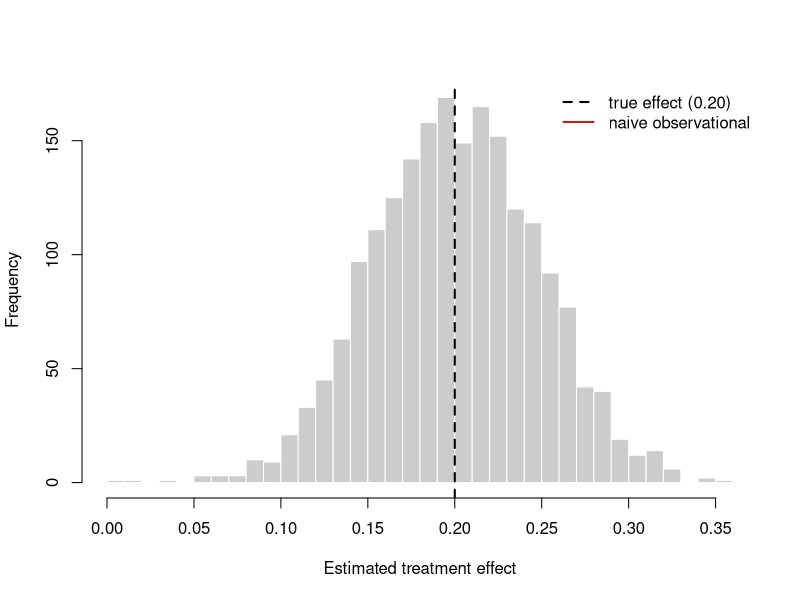
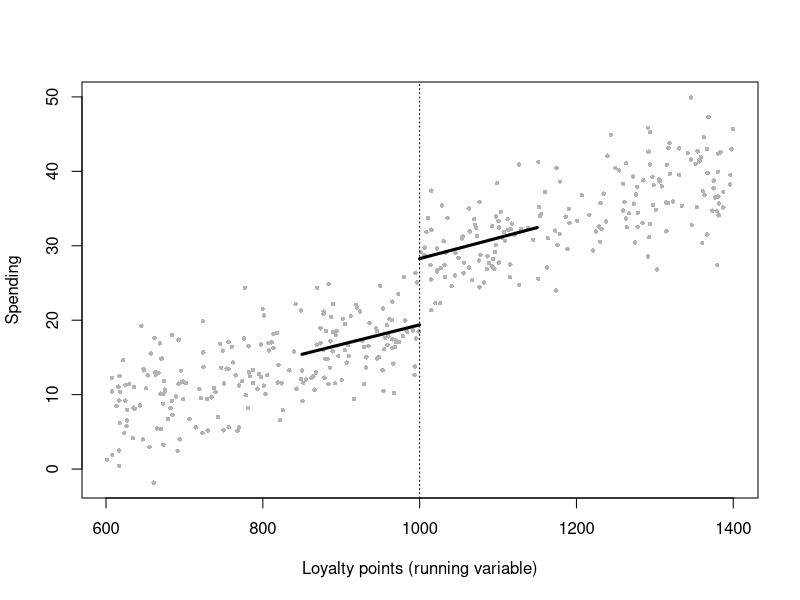

Generate these figures, in order, with R: (Note: this script raises an error after producing the figures.)
## ---- chunk 1
#| echo: true
#| message: false
#| warning: false
#| label: fig-ab-power
#| fig-cap: "Sampling distribution of the difference-in-means estimator across 2,000 randomized experiments, each with 1,000 users per arm and a true lift of 0.20. The estimator is centered on the truth (dashed line); the naive observational estimator from the same data-generating process is biased upward."
set.seed(47)

# Data-generating process: a latent 'propensity' drives BOTH self-selection
# into treatment (observationally) AND the baseline outcome -> confounding.
make_population <- function(n, true_tau = 0.20) {
  propensity <- rnorm(n)                       # latent buying inclination
  Y0 <- 0.50 + 0.40 * propensity + rnorm(n)    # untreated potential outcome
  Y1 <- Y0 + true_tau                          # constant treatment effect
  data.frame(propensity, Y0, Y1)
}

# (1) OBSERVATIONAL: high-propensity users self-select into treatment.
n <- 4000
pop <- make_population(n)
D_obs <- as.integer(pop$propensity + rnorm(n) > 0)   # selection on propensity
Y_obs <- ifelse(D_obs == 1, pop$Y1, pop$Y0)
naive <- mean(Y_obs[D_obs == 1]) - mean(Y_obs[D_obs == 0])

# (2) RANDOMIZED: assignment independent of potential outcomes.
rct_estimate <- function(n_per_arm = 1000, true_tau = 0.20) {
  p <- make_population(2 * n_per_arm, true_tau)
  D <- rep(0:1, each = n_per_arm)
  D <- sample(D)                               # random assignment
  Y <- ifelse(D == 1, p$Y1, p$Y0)
  mean(Y[D == 1]) - mean(Y[D == 0])
}
rct_draws <- replicate(2000, rct_estimate())

cat(sprintf("True effect (ATE):              %.3f\n", 0.20))
cat(sprintf("Naive observational estimate:   %.3f  (biased)\n", naive))
cat(sprintf("Mean of randomized estimates:   %.3f  (unbiased)\n", mean(rct_draws)))

hist(rct_draws, breaks = 40, col = "grey80", border = "white",
     main = "", xlab = "Estimated treatment effect")
abline(v = 0.20, lwd = 2, lty = 2)
abline(v = naive, lwd = 2, col = "firebrick")
legend("topright", bty = "n",
       legend = c("true effect (0.20)", "naive observational"),
       lwd = 2, lty = c(2, 1), col = c("black", "firebrick"))
## ---- chunk 2
#| echo: true
#| message: false
#| warning: false
set.seed(47)

# Panel: 60 markets x 12 months. Treatment (a price cut) hits half the markets
# in month 7. The control group is constructed to satisfy parallel trends.
n_markets <- 60; n_months <- 12; treat_month <- 7; true_att <- 1.5
markets <- 1:n_markets
treated <- markets %in% sample(markets, n_markets / 2)

panel <- expand.grid(market = markets, month = 1:n_months)
panel$treated <- treated[panel$market]
market_fe <- rnorm(n_markets, 10, 2)[panel$market]   # level differences (ok)
time_fe   <- 0.20 * panel$month                       # common trend (ok)
post      <- panel$month >= treat_month
panel$D   <- as.integer(panel$treated & post)
panel$sales <- market_fe + time_fe + true_att * panel$D +
               rnorm(nrow(panel), 0, 0.8)

# DiD via two-way fixed effects (unit + time dummies).
fit <- lm(sales ~ factor(market) + factor(month) + D, data = panel)
att_hat <- coef(fit)["D"]
ci <- confint(fit)["D", ]
cat(sprintf("True ATT:        %.3f\n", true_att))
cat(sprintf("DiD estimate:    %.3f  [%.3f, %.3f]\n", att_hat, ci[1], ci[2]))
## ---- chunk 3
#| echo: true
#| message: false
#| warning: false
set.seed(47)

# Demand estimation with price endogeneity. A demand shock 'xi' raises BOTH
# quantity and (through the firm's pricing) price -> OLS elasticity is biased
# toward zero. A cost shifter 'Z' instruments for price.
n <- 5000
xi   <- rnorm(n)                              # unobserved demand shock
Z    <- rnorm(n)                              # cost shifter (instrument)
price <- 2.0 - 0.8 * Z + 1.0 * xi + rnorm(n) # price rises with demand shock
true_elasticity <- -1.2
logq <- 5 + true_elasticity * price + 1.5 * xi + rnorm(n)  # xi enters demand

ols <- coef(lm(logq ~ price))["price"]

# 2SLS by hand: first stage, then second stage on fitted price.
first  <- lm(price ~ Z)
phat   <- fitted(first)
iv     <- coef(lm(logq ~ phat))["phat"]
F_stat <- summary(first)$fstatistic["value"]

cat(sprintf("True price elasticity:   %.3f\n", true_elasticity))
cat(sprintf("OLS (biased):            %.3f\n", ols))
cat(sprintf("2SLS (IV):               %.3f\n", iv))
cat(sprintf("First-stage F:           %.1f\n", F_stat))
## ---- chunk 4
#| echo: true
#| message: false
#| warning: false
#| label: fig-rd
#| fig-cap: "A sharp regression-discontinuity design. Treatment (a loyalty-tier upgrade) switches on at the cutoff of 1,000 points. Local linear fits on each side identify the jump in spending at the threshold; points are a 10% sample for legibility."
set.seed(47)

# Running variable: loyalty points. Treatment at >= 1000. Smooth baseline
# relationship between points and spending PLUS a true jump of 8 at the cutoff.
n <- 4000; cutoff <- 1000; true_jump <- 8
points  <- runif(n, 600, 1400)
D       <- as.integer(points >= cutoff)
spend   <- 20 + 0.03 * (points - cutoff) + true_jump * D + rnorm(n, 0, 4)

# Local linear RD within a bandwidth, separate slopes each side.
h <- 150
inb <- abs(points - cutoff) <= h
rd_fit <- lm(spend ~ D + I(points - cutoff) + D:I(points - cutoff),
             data = data.frame(spend, D, points), subset = inb)
jump_hat <- coef(rd_fit)["D"]
cat(sprintf("True jump at cutoff: %.3f\n", true_jump))
cat(sprintf("RD estimate:         %.3f\n", jump_hat))

s <- sample(n, 400)
plot(points[s], spend[s], pch = 16, col = "grey70", cex = 0.6,
     xlab = "Loyalty points (running variable)", ylab = "Spending")
abline(v = cutoff, lty = 3)
gl <- seq(cutoff - h, cutoff, length.out = 50)
gr <- seq(cutoff, cutoff + h, length.out = 50)
predl <- predict(rd_fit, data.frame(D = 0, points = gl))
predr <- predict(rd_fit, data.frame(D = 1, points = gr))
lines(gl, predl, lwd = 3); lines(gr, predr, lwd = 3)
## ---- chunk 5
#| echo: true
#| message: false
#| warning: false
#| label: fig-scm
#| fig-cap: "Synthetic control for a single treated market. Donor weights are chosen to match the treated market's pre-intervention sales (vertical line at the launch period). The post-period gap between the treated market and its synthetic twin estimates the treatment effect."
set.seed(47)

# One treated market + 20 donors over 30 periods; a brand campaign starts at t=21
# and lifts the treated market's sales by a growing amount.
Tn <- 30; T0 <- 20; J <- 20; true_post_effect <- 6
common <- cumsum(rnorm(Tn, 0.2, 0.4))                 # shared latent trend
donors <- sapply(1:J, function(j)
  3 + runif(1, 0.5, 1.5) * common + rnorm(Tn, 0, 0.6))
# Treated market is a convex blend of three donors, pre-treatment.
truew <- numeric(J); truew[c(2, 5, 11)] <- c(0.5, 0.3, 0.2)
treated <- as.numeric(donors %*% truew) + rnorm(Tn, 0, 0.4)
treated[(T0 + 1):Tn] <- treated[(T0 + 1):Tn] +
  true_post_effect * seq_len(Tn - T0) / (Tn - T0)

# Solve for nonnegative weights summing to 1 on the PRE period via a simple
# projected optimization (quadratic loss, simplex constraint).
pre <- 1:T0
loss <- function(w) sum((treated[pre] - donors[pre, ] %*% w)^2)
ui <- rbind(diag(J), rep(-1, J)); ci <- c(rep(0, J), -1)  # w>=0, sum(w)<=1
w0 <- rep(1 / J, J)
opt <- constrOptim(w0, loss, grad = NULL, ui = ui, ci = ci)
w <- opt$par / sum(opt$par)

synth <- as.numeric(donors %*% w)
gap_post <- mean(treated[(T0 + 1):Tn] - synth[(T0 + 1):Tn])
cat(sprintf("Mean post-period effect (truth ~%.2f): %.3f\n",
            true_post_effect / 2, gap_post))

plot(1:Tn, treated, type = "l", lwd = 2, xlab = "Period", ylab = "Sales",
     ylim = range(c(treated, synth)))
lines(1:Tn, synth, lwd = 2, lty = 2, col = "firebrick")
abline(v = T0 + 0.5, lty = 3)
legend("topleft", bty = "n", lwd = 2, lty = c(1, 2),
       col = c("black", "firebrick"),
       legend = c("treated market", "synthetic control"))
## ---- chunk 6
#| echo: false
#| message: false
#| warning: false
#| label: tbl-designs
#| tbl-cap: "Causal designs compared: the estimand each targets, the assumption that does the identifying work, the diagnostic that probes it, and the failure that breaks it."
designs <- data.frame(
  Design = c("Randomized / A-B test", "Difference-in-differences",
             "Instrumental variables", "Regression discontinuity",
             "Synthetic control"),
  Estimand = c("ATE", "ATT", "LATE (compliers)",
               "Local effect at cutoff", "ATT (one unit)"),
  `Key assumption` = c("Random assignment",
                       "Parallel trends",
                       "Exclusion + relevance",
                       "Continuity at cutoff",
                       "Donors match pre-trend"),
  Diagnostic = c("Balance / power checks",
                 "Pre-trend (event study)",
                 "First-stage F; over-ID",
                 "McCrary density; covariate jumps",
                 "Pre-fit; placebo permutation"),
  `What breaks it` = c("Interference; peeking",
                       "Differential shocks; staggering",
                       "Weak / invalid instrument",
                       "Manipulation of running var.",
                       "Poor pre-fit; spillovers"),
  check.names = FALSE
)
knitr::kable(designs, align = "lllll")
